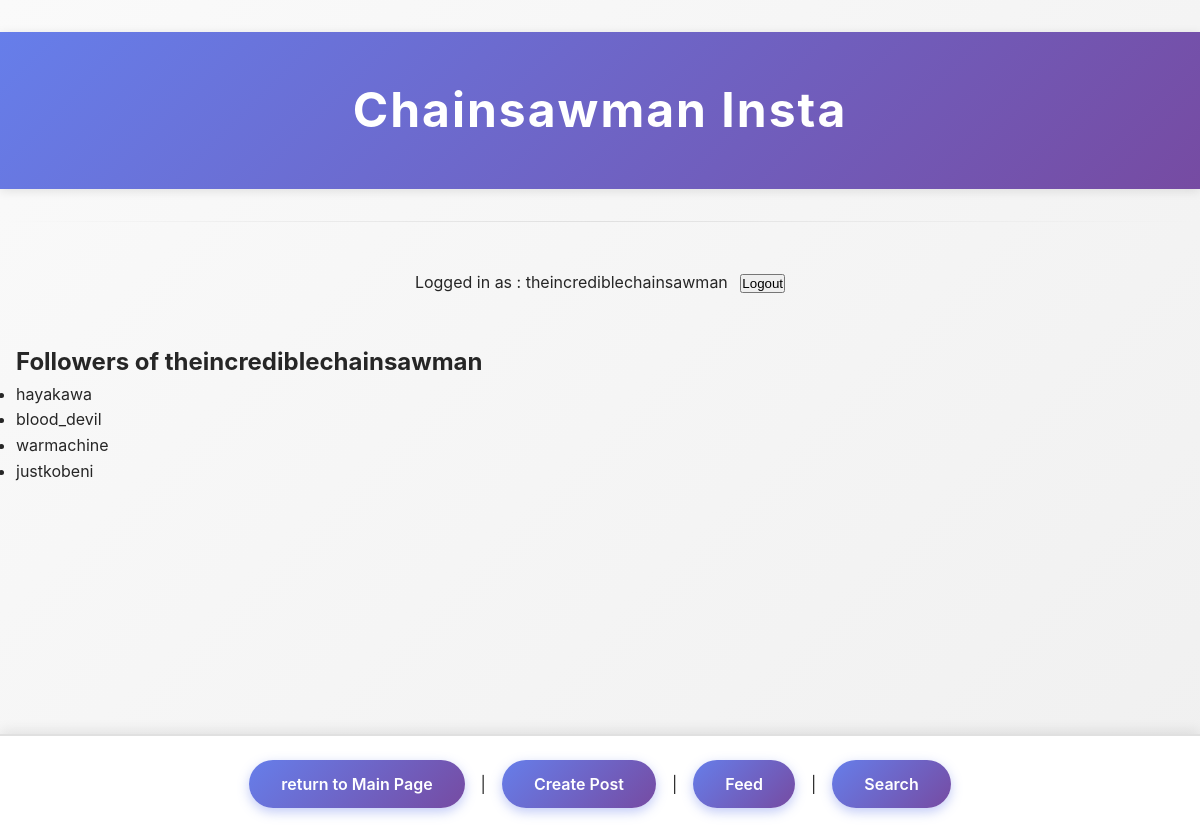
Screenshot of /mini_insta/profile/1/followers (signed in) with the database file from the repository.
### mini_insta/models.py (models this page shows, shortened)
class Profile(models.Model):
    username = models.TextField(blank=True)
    display_name = models.TextField(blank=True)
    profile_image_url = models.URLField(blank=True)
    bio_text = models.TextField(blank=True)
    join_date = models.DateTimeField(auto_created=True)
    user = models.ForeignKey(User, on_delete=models.CASCADE)
    def get_followers(self):
        followers = Follow.objects.filter(profile=self)
        return [follow.follower_profile for follow in followers]

### mini_insta/views.py (the view)
# urls.py: path('profile/<int:pk>/followers', ShowFollowersDetailView.as_view(), name='show_followers'),
class ShowFollowersDetailView(DetailView):
    model = Profile
    template_name = "mini_insta/show_followers.html"
    context_object_name = 'profile'

### mini_insta/templates/mini_insta/show_followers.html
{% extends 'mini_insta/base.html' %} {% block content%}
<div class="followers-container">
  <h2>Followers of {{ profile.username }}</h2>
  <ul>
    {% for follower in profile.get_followers %}
    <li>{{ follower.username }}</li>
    {% empty %}
    <li>No followers yet.</li>
    {% endfor %}
  </ul>
</div>
{% endblock %}

### mini_insta/templates/mini_insta/base.html (shortened to what this page needs)
{% load static %}
<html>
  <head>
    <link rel="stylesheet" href="{%static 'styles-insta.css' %}?v=5" />
  </head>
  <body>
    <header class="app-header">
      <h1>Chainsawman Insta</h1>
    </header>
    <hr />
    <div class="auth-status">
      {% if request.user.is_authenticated %} Logged in as : {{request.user}}
      <form method="post" action="{% url 'logout' %}">
        <button type="submit">Logout</button>
      </form>
      {% else %} Not logged in | <a href="{% url 'login' %}">Login</a> |
      <a href="{% url 'create_profile' %}">Create Profile</a>
      {% endif %}
    </div>
    {% block content %} {% endblock %}
    <footer>
      <a href="{% url 'profiles' %}"> return to Main Page </a>
      {% if request.user.is_authenticated %} |
      <a href="{% url 'create_post' %}"> Create Post </a> |
      <a href="{% url 'show_feed' %}"> Feed </a> |
      <a href="{% url 'search' %}"> Search </a>
      {% endif %}
    </footer>
  </body>
</html>

### static/styles-insta.css (style rules this page uses)
* { margin: 0; padding: 0; box-sizing: border-box; }
:root { --footer-height: 88px; }
body { font-family: -apple-system, BlinkMacSystemFont, 'Segoe UI', Roboto, 'Helvetica Neue', sans-serif; background: linear-gradient(135deg, #fafafa 0%, #f0f0f0 100%); color: #262626; line-height: 1.6; min-height: 100vh; padding-bottom: calc(var(--footer-height) + 16px); }
.app-header h1 { text-align: center; font-size: 2.5rem; font-weight: 700; letter-spacing: 2px; padding: 2rem 1rem; background: linear-gradient(135deg, #667eea 0%, #764ba2 100%); color: white; box-shadow: 0 2px 10px rgba(0, 0, 0, 0.1); margin-bottom: 2rem; }
.auth-status { text-align: center; margin: 0 0 1rem; }
.auth-status form { display: inline-block; width: auto; margin: 0 0 0 0.5rem; padding: 0; box-shadow: none; background: transparent; }
h1 { text-align: center; font-size: 2rem; font-weight: 600; margin: 2rem 0; color: #262626; }
body > div { max-width: 1200px; margin: 0 auto; padding: 1rem; }
hr { border: none; height: 1px; background: linear-gradient(90deg, transparent, #e0e0e0, transparent); margin: 2rem 0; }
footer, body > footer { position: fixed !important; left: 0 !important; right: 0 !important; bottom: 0 !important; z-index: 9999 !important; width: 100% !important; min-height: var(--footer-height) !important; text-align: center; padding: 1.5rem 2rem; margin: 0 !important; background: white !important; border-top: 2px solid #e0e0e0; box-shadow: 0 -4px 12px rgba(0, 0, 0, 0.08); font-size: 1rem; line-height: 1.5; display: flex !important; align-items: center !important; justify-content: center !important; flex-wrap: wrap; gap: 1rem; }
footer a, body > footer a { color: white !important; background: linear-gradient(135deg, #667eea 0%, #764ba2 100%) !important; text-decoration: none !important; padding: 0.75rem 2rem !important; border-radius: 25px !important; font-weight: 600 !important; font-size: 1rem !important; display: inline-block !important; white-space: nowrap !important; transition: transform 0.3s ease, box-shadow 0.3s ease; box-shadow: 0 4px 12px rgba(102, 126, 234, 0.4) !important; }
body > footer::before, body > footer::after { content: '' !important; display: none !important; }
@media (min-width: 768px) { .app-header h1 { font-size: 3rem; padding: 2.5rem 2rem; } }
a { color: #667eea; text-decoration: none; transition: color 0.3s ease; }
form { max-width: 600px; margin: 2rem auto; background: white; padding: 2rem; border-radius: 12px; box-shadow: 0 4px 12px rgba(0, 0, 0, 0.08); display: block; width: 100%; }

### rows the page displays
Profile: username "theincrediblechainsawman"
Profile: username "hayakawa"
Profile: username "blood_devil"
Profile: username "warmachine"
Profile: username "justkobeni"

### other values shown
{{ request.user }} "theincrediblechainsawman"
